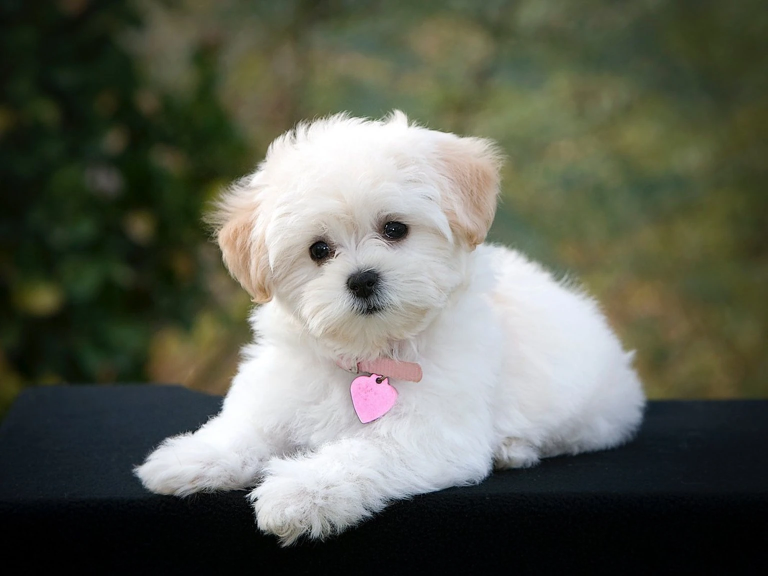
#> input picture dog.webp, 1536 x 1152 px (shown at 1/2 size)
$ python translation.py
#> lines starting #> are read from the running program, lines starting #| are printed output that depends on the picture
import cv2 as cv
import numpy as np
img = cv.imread('dog.webp')
#> img is the input picture: shape (1152, 1536, 3); mean B, G, R 85.4, 97.4, 94.6
cv.imshow('Original', img)
cv.moveWindow('Original', 0, 0)

# [26 lines of commented-out code are left out]
flip = cv.flip(img, 1)
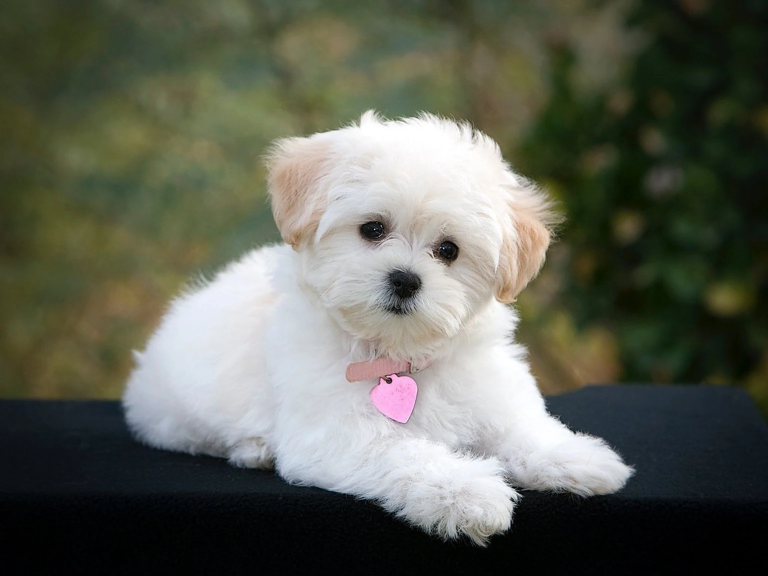
#> flip: shape (1152, 1536, 3) (shown at 1/2 size); mean B, G, R 85.4, 97.4, 94.6
cv.imshow('Flipped', flip)
#cropping
cropped = img[50:400, 100:400]
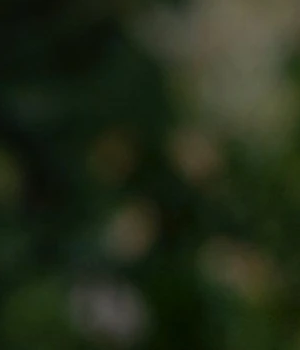
#> cropped: shape (350, 300, 3); mean B, G, R 24.7, 44.1, 35.3
cv.imshow('Cropped', cropped)


cv.waitKey(0)
cv.destroyAllWindows()
